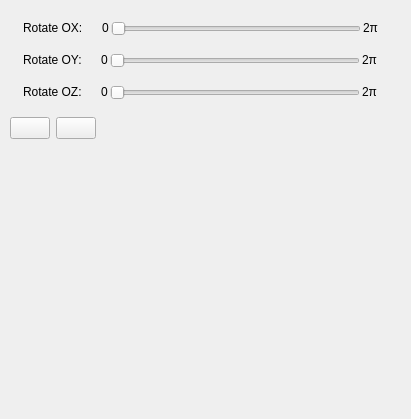
<?xml version="1.0" encoding="UTF-8"?>
<ui version="4.0">
 <class>MyControlWidget</class>
 <widget class="QWidget" name="MyControlWidget">
  <property name="geometry">
   <rect>
    <x>0</x>
    <y>0</y>
    <width>411</width>
    <height>419</height>
   </rect>
  </property>
  <property name="minimumSize">
   <size>
    <width>400</width>
    <height>160</height>
   </size>
  </property>
  <property name="windowTitle">
   <string/>
  </property>
  <widget class="QWidget" name="centralwidget" native="true">
   <property name="geometry">
    <rect>
     <x>0</x>
     <y>10</y>
     <width>411</width>
     <height>399</height>
    </rect>
   </property>
   <widget class="QWidget" name="verticalLayoutWidget">
    <property name="geometry">
     <rect>
      <x>10</x>
      <y>0</y>
      <width>381</width>
      <height>141</height>
     </rect>
    </property>
    <layout class="QVBoxLayout" name="mainLayout">
     <item>
      <layout class="QHBoxLayout" name="spacerToolOXLayout">
       <item>
        <widget class="QLabel" name="rotateOXLabel">
         <property name="sizePolicy">
          <sizepolicy hsizetype="Fixed" vsizetype="Fixed">
           <horstretch>0</horstretch>
           <verstretch>0</verstretch>
          </sizepolicy>
         </property>
         <property name="text">
          <string>Rotate OX:</string>
         </property>
        </widget>
       </item>
       <item>
        <layout class="QHBoxLayout" name="spacerOXLayout">
         <property name="spacing">
          <number>2</number>
         </property>
         <property name="sizeConstraint">
          <enum>QLayout::SetDefaultConstraint</enum>
         </property>
         <property name="topMargin">
          <number>0</number>
         </property>
         <item>
          <widget class="QLabel" name="tetaStartLabel">
           <property name="sizePolicy">
            <sizepolicy hsizetype="Fixed" vsizetype="Fixed">
             <horstretch>0</horstretch>
             <verstretch>0</verstretch>
            </sizepolicy>
           </property>
           <property name="text">
            <string>0</string>
           </property>
          </widget>
         </item>
         <item>
          <widget class="QSlider" name="oxSlider">
           <property name="sizePolicy">
            <sizepolicy hsizetype="Fixed" vsizetype="Fixed">
             <horstretch>0</horstretch>
             <verstretch>0</verstretch>
            </sizepolicy>
           </property>
           <property name="minimumSize">
            <size>
             <width>250</width>
             <height>0</height>
            </size>
           </property>
           <property name="orientation">
            <enum>Qt::Horizontal</enum>
           </property>
          </widget>
         </item>
         <item>
          <widget class="QLabel" name="tetaEndLabel">
           <property name="sizePolicy">
            <sizepolicy hsizetype="Fixed" vsizetype="Fixed">
             <horstretch>0</horstretch>
             <verstretch>0</verstretch>
            </sizepolicy>
           </property>
           <property name="text">
            <string>2π</string>
           </property>
          </widget>
         </item>
        </layout>
       </item>
      </layout>
     </item>
     <item>
      <layout class="QHBoxLayout" name="spacerToolOYLayout">
       <item>
        <widget class="QLabel" name="rotateOYLabel">
         <property name="sizePolicy">
          <sizepolicy hsizetype="Fixed" vsizetype="Fixed">
           <horstretch>0</horstretch>
           <verstretch>0</verstretch>
          </sizepolicy>
         </property>
         <property name="text">
          <string>Rotate OY:</string>
         </property>
        </widget>
       </item>
       <item>
        <layout class="QHBoxLayout" name="spacerOYLayout">
         <property name="spacing">
          <number>2</number>
         </property>
         <property name="sizeConstraint">
          <enum>QLayout::SetDefaultConstraint</enum>
         </property>
         <property name="topMargin">
          <number>0</number>
         </property>
         <item>
          <widget class="QLabel" name="phiEndLabel">
           <property name="sizePolicy">
            <sizepolicy hsizetype="Fixed" vsizetype="Fixed">
             <horstretch>0</horstretch>
             <verstretch>0</verstretch>
            </sizepolicy>
           </property>
           <property name="text">
            <string>0</string>
           </property>
          </widget>
         </item>
         <item>
          <widget class="QSlider" name="oySlider">
           <property name="sizePolicy">
            <sizepolicy hsizetype="Fixed" vsizetype="Fixed">
             <horstretch>0</horstretch>
             <verstretch>0</verstretch>
            </sizepolicy>
           </property>
           <property name="minimumSize">
            <size>
             <width>250</width>
             <height>0</height>
            </size>
           </property>
           <property name="orientation">
            <enum>Qt::Horizontal</enum>
           </property>
          </widget>
         </item>
         <item>
          <widget class="QLabel" name="phiStartLabel">
           <property name="sizePolicy">
            <sizepolicy hsizetype="Fixed" vsizetype="Fixed">
             <horstretch>0</horstretch>
             <verstretch>0</verstretch>
            </sizepolicy>
           </property>
           <property name="text">
            <string>2π</string>
           </property>
          </widget>
         </item>
        </layout>
       </item>
      </layout>
     </item>
     <item>
      <layout class="QHBoxLayout" name="spacerToolOZLayout">
       <item>
        <widget class="QLabel" name="rotateOZLabel">
         <property name="sizePolicy">
          <sizepolicy hsizetype="Fixed" vsizetype="Fixed">
           <horstretch>0</horstretch>
           <verstretch>0</verstretch>
          </sizepolicy>
         </property>
         <property name="text">
          <string>Rotate OZ:</string>
         </property>
        </widget>
       </item>
       <item>
        <layout class="QHBoxLayout" name="spacerOZLayout">
         <property name="spacing">
          <number>2</number>
         </property>
         <property name="sizeConstraint">
          <enum>QLayout::SetDefaultConstraint</enum>
         </property>
         <property name="topMargin">
          <number>0</number>
         </property>
         <item>
          <widget class="QLabel" name="psiStartLabel">
           <property name="sizePolicy">
            <sizepolicy hsizetype="Fixed" vsizetype="Fixed">
             <horstretch>0</horstretch>
             <verstretch>0</verstretch>
            </sizepolicy>
           </property>
           <property name="text">
            <string>0</string>
           </property>
          </widget>
         </item>
         <item>
          <widget class="QSlider" name="ozSlider">
           <property name="sizePolicy">
            <sizepolicy hsizetype="Fixed" vsizetype="Fixed">
             <horstretch>0</horstretch>
             <verstretch>0</verstretch>
            </sizepolicy>
           </property>
           <property name="minimumSize">
            <size>
             <width>250</width>
             <height>0</height>
            </size>
           </property>
           <property name="maximum">
            <number>100</number>
           </property>
           <property name="orientation">
            <enum>Qt::Horizontal</enum>
           </property>
          </widget>
         </item>
         <item>
          <widget class="QLabel" name="psiEndLabel">
           <property name="sizePolicy">
            <sizepolicy hsizetype="Fixed" vsizetype="Fixed">
             <horstretch>0</horstretch>
             <verstretch>0</verstretch>
            </sizepolicy>
           </property>
           <property name="text">
            <string>2π</string>
           </property>
          </widget>
         </item>
        </layout>
       </item>
      </layout>
     </item>
     <item>
      <layout class="QHBoxLayout" name="scaleToollLayout">
       <item>
        <widget class="QPushButton" name="scaleUpButton">
         <property name="text">
          <string/>
         </property>
         <property name="icon">
          <iconset resource="../resources/resources.qrc">
           <normaloff>:/icons/scaleUpIcon.svg</normaloff>:/icons/scaleUpIcon.svg</iconset>
         </property>
        </widget>
       </item>
       <item>
        <widget class="QPushButton" name="scaleDownButton">
         <property name="text">
          <string/>
         </property>
         <property name="icon">
          <iconset resource="../resources/resources.qrc">
           <normaloff>:/icons/scaleDownIcon.svg</normaloff>:/icons/scaleDownIcon.svg</iconset>
         </property>
        </widget>
       </item>
       <item>
        <spacer name="horizontalSpacer">
         <property name="orientation">
          <enum>Qt::Horizontal</enum>
         </property>
         <property name="sizeHint" stdset="0">
          <size>
           <width>40</width>
           <height>20</height>
          </size>
         </property>
        </spacer>
       </item>
      </layout>
     </item>
    </layout>
   </widget>
  </widget>
 </widget>
 <resources>
  <include location="../resources/resources.qrc"/>
  <include location="../resources/resources.qrc"/>
 </resources>
 <connections/>
</ui>
